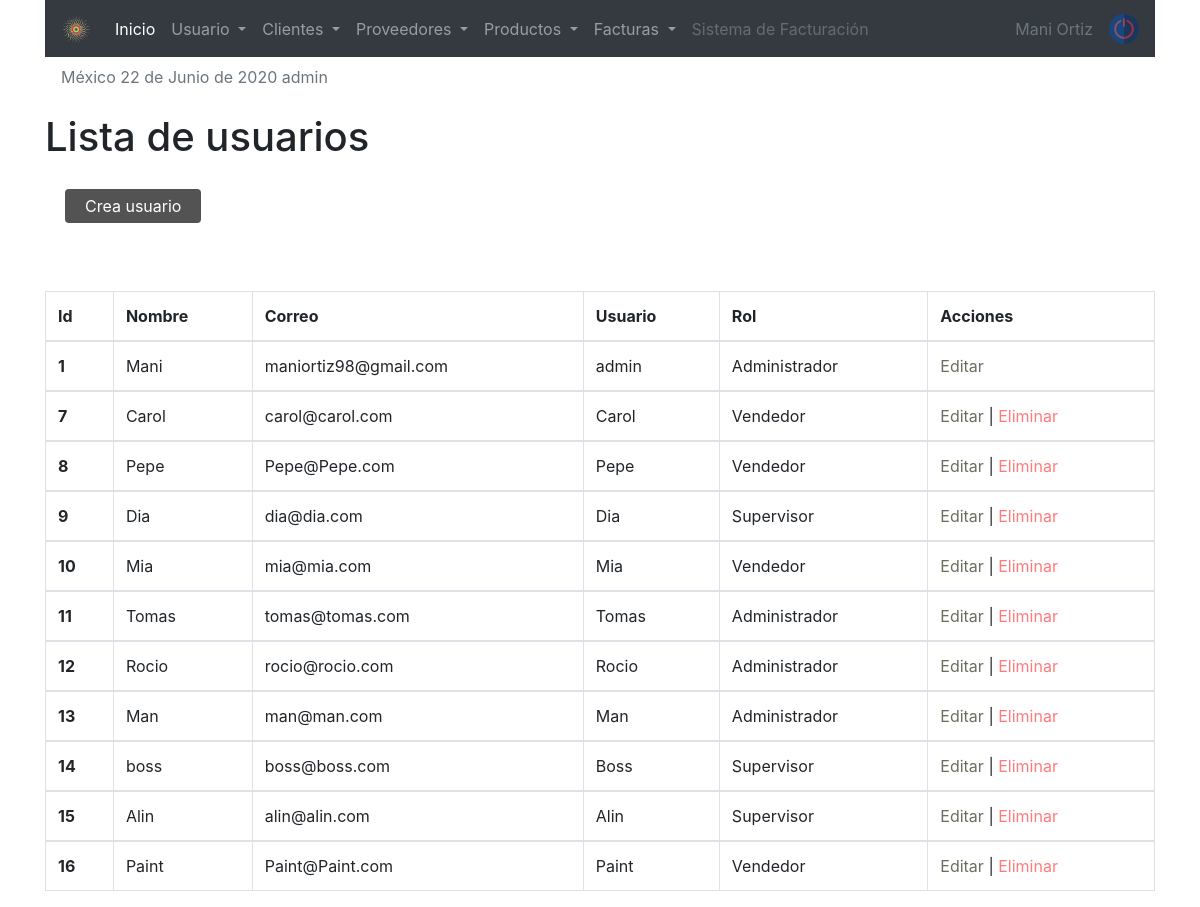
The page /sistema/lista_usuarios.php (signed in) on the database its author committed.
### tables this page shows
CREATE TABLE `usuario` (
  `idusuario` int(11) NOT NULL,
  `nombre` varchar(50) DEFAULT NULL,
  `correo` varchar(100) DEFAULT NULL,
  `usuario` varchar(15) DEFAULT NULL,
  `clave` varchar(100) DEFAULT NULL,
  `rol` int(11) DEFAULT NULL,
  `estatus` int(11) NOT NULL DEFAULT 1
);

CREATE TABLE `rol` (
  `idrol` int(11) NOT NULL,
  `rol` varchar(20) DEFAULT NULL
);

### sistema/includes/functions.php (called while the page is built, shortened)
<?php
	function fechaC(){
		$mes = array("","Enero",
					  "Febrero",
					  "Marzo",
					  "Abril",
					  "Mayo",
					  "Junio",
					  "Julio",
					  "Agosto",
					  "Septiembre",
					  "Octubre",
					  "Noviembre",
					  "Diciembre");
		return date('d')." de ". $mes[date('n')] . " de " . date('Y');
	}
 ?>

### sistema/lista_usuarios.php (the view, shortened to what this page needs)
<?php
   include "../conexion.php"
?>
<!doctype html>
<html lang="en">
<link rel="stylesheet" href="css/style1.css">
  <head>
    <?php include "includes/scripts.php" ?>
  </head>
  <body>
  <?php include "includes/header.php" ?>
    <div class="container">
        <h1>Lista de usuarios </h1>
     <a href="registro_usuario.php" class="btn_new">Crea usuario</a>
<br><br><br>
<div class="table-responsive">
            <table class="table table-bordered  table-responsive-xl">
            <thead>
                <tr>
                <th scope="col">Id</th>
                <th scope="col">Nombre</th>
                <th scope="col">Correo</th>
                <th scope="col">Usuario</th>
                <th scope="col">Rol</th>
                <th scope="col">Acciones</th>
                </tr>
            </thead>
            <?php
            $query = mysqli_query($conection, "SELECT u.idusuario, u.nombre, u.correo, u.usuario, r.rol FROM usuario u INNER JOIN rol r ON u.rol = r.idrol WHERE estatus = 1" );
            $result = mysqli_num_rows($query);
            if($result > 0 ){
                while ($data = mysqli_fetch_array($query)){
            ?>
            <tbody>
                <tr>
                <th scope="row"><?php echo $data['idusuario']; ?></th>
                <td><?php echo $data['nombre']; ?></td>
                <td><?php echo $data['correo']; ?></td>
                <td><?php echo $data['usuario']; ?></td>
                <td><?php echo $data['rol']; ?></td>
                <td>
                    <a href="editar_usuario.php?id=<?php echo $data['idusuario']; ?>" class="link_edit">Editar </a>
                    <?php if($data['idusuario'] != 1){ ?>
                    |
                    <a href="eliminar_confirmar_usuario.php?id=<?php echo $data['idusuario']; ?>" class="link_delete">Eliminar</a>
                <?php } ?>
                </td>
                </tr>
            </tbody>
            <?php
        }
            }
            ?>
            </table>
    </div>
    </div>
   </body>
</html>

### sistema/includes/scripts.php (shortened to what this page needs)
<link rel="stylesheet" href="https://stackpath.bootstrapcdn.com/bootstrap/4.5.0/css/bootstrap.min.css">
<?php  include "functions.php" ?>

### sistema/includes/header.php (shortened to what this page needs)
<div class="container">
  <nav class="navbar navbar-expand-lg navbar-dark bg-dark">
  <a class="navbar-brand" href="#"><img src="img/256.png" class="img-fluid" alt="Responsive image" width="30px"></a>
  <div class="collapse navbar-collapse" id="navbarSupportedContent">
    <ul class="navbar-nav mr-auto">
      <li class="nav-item active">
        <a class="nav-link" href="#">Inicio <span class="sr-only">(current)</span></a>
      </li>
      <li class="nav-item dropdown">
        <a class="nav-link dropdown-toggle" href="#" id="navbarDropdown" role="button" data-toggle="dropdown" aria-haspopup="true" aria-expanded="false">
          Usuario
        </a>
      </li>
      <li class="nav-item dropdown">
        <a class="nav-link dropdown-toggle" href="#" id="navbarDropdown" role="button" data-toggle="dropdown" aria-haspopup="true" aria-expanded="false">
		Clientes
        </a>
	  </li>
	  <li class="nav-item dropdown">
        <a class="nav-link dropdown-toggle" href="#" id="navbarDropdown" role="button" data-toggle="dropdown" aria-haspopup="true" aria-expanded="false">
		Proveedores
        </a>
	  </li>
	  <li class="nav-item dropdown">
        <a class="nav-link dropdown-toggle" href="#" id="navbarDropdown" role="button" data-toggle="dropdown" aria-haspopup="true" aria-expanded="false">
		Productos
        </a>
	  </li>
	  <li class="nav-item dropdown">
        <a class="nav-link dropdown-toggle" href="#" id="navbarDropdown" role="button" data-toggle="dropdown" aria-haspopup="true" aria-expanded="false">
		Facturas
        </a>
      </li>
      <li class="nav-item">
        <a class="nav-link disabled" href="#">Sistema de Facturación </a>
      </li>
	</ul>
        <a class="nav-link disabled" href="#">Mani Ortiz </a>
	<a href="salir.php" href=""><img class="close" src="img/1.svg" alt="Salir del sistema" title="Salir" width="30px" ></a>
  </div>
</nav>
<p class="nav-link disabled">México <?php echo fechaC() ?>  <span><?php echo $_SESSION['user']  ?> </span></p>
</div>

### sistema/css/style1.css (style rules this page uses)
.btn_new { background: rgb(83, 83, 83); color: rgb(255, 255, 255); display: inline-block; padding: 5px 20px; border-radius: 4px; margin: 20px; }
.link_edit { color: rgb(109, 109, 94); }
.link_delete { color: rgb(255, 122, 122); }

### rows shown on the page
usuario: idusuario "1", nombre "Mani", correo "maniortiz98@gmail.com", usuario "admin", rol.rol "Administrador"
usuario: idusuario "7", nombre "Carol", correo "carol@carol.com", usuario "Carol", rol.rol "Vendedor"
usuario: idusuario "8", nombre "Pepe", correo "Pepe@Pepe.com", usuario "Pepe", rol.rol "Vendedor"
usuario: idusuario "9", nombre "Dia", correo "dia@dia.com", usuario "Dia", rol.rol "Supervisor"
usuario: idusuario "10", nombre "Mia", correo "mia@mia.com", usuario "Mia", rol.rol "Vendedor"
usuario: idusuario "11", nombre "Tomas", correo "tomas@tomas.com", usuario "Tomas", rol.rol "Administrador"
usuario: idusuario "12", nombre "Rocio", correo "rocio@rocio.com", usuario "Rocio", rol.rol "Administrador"
usuario: idusuario "13", nombre "Man", correo "man@man.com", usuario "Man", rol.rol "Administrador"
usuario: idusuario "14", nombre "boss", correo "boss@boss.com", usuario "Boss", rol.rol "Supervisor"
usuario: idusuario "15", nombre "Alin", correo "alin@alin.com", usuario "Alin", rol.rol "Supervisor"
usuario: idusuario "16", nombre "Paint", correo "Paint@Paint.com", usuario "Paint", rol.rol "Vendedor"

### other values the page prints
fechaC() "22 de Junio de 2020"
$_SESSION['user'] "admin"
